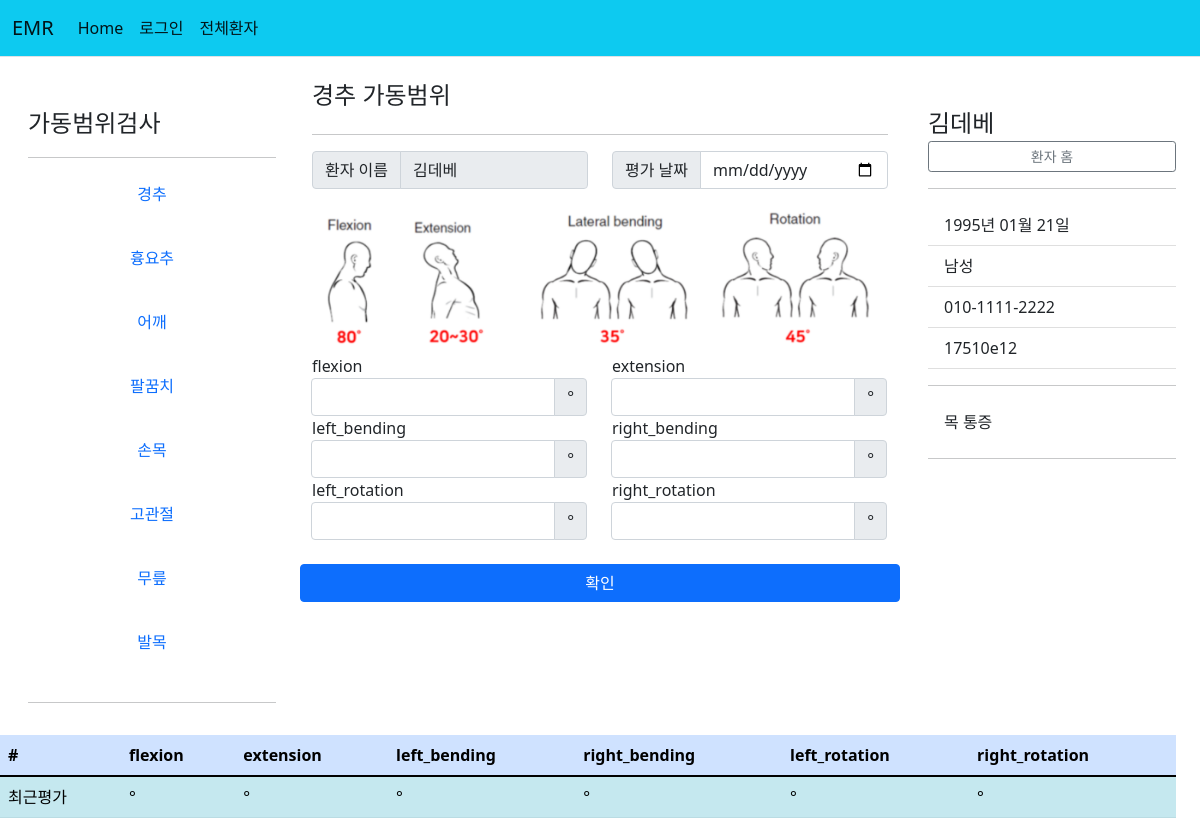
/patient/17510e12-9819-4d43-91fb-d013931eba92/경추/rom, run on an earlier commit of the app's database.
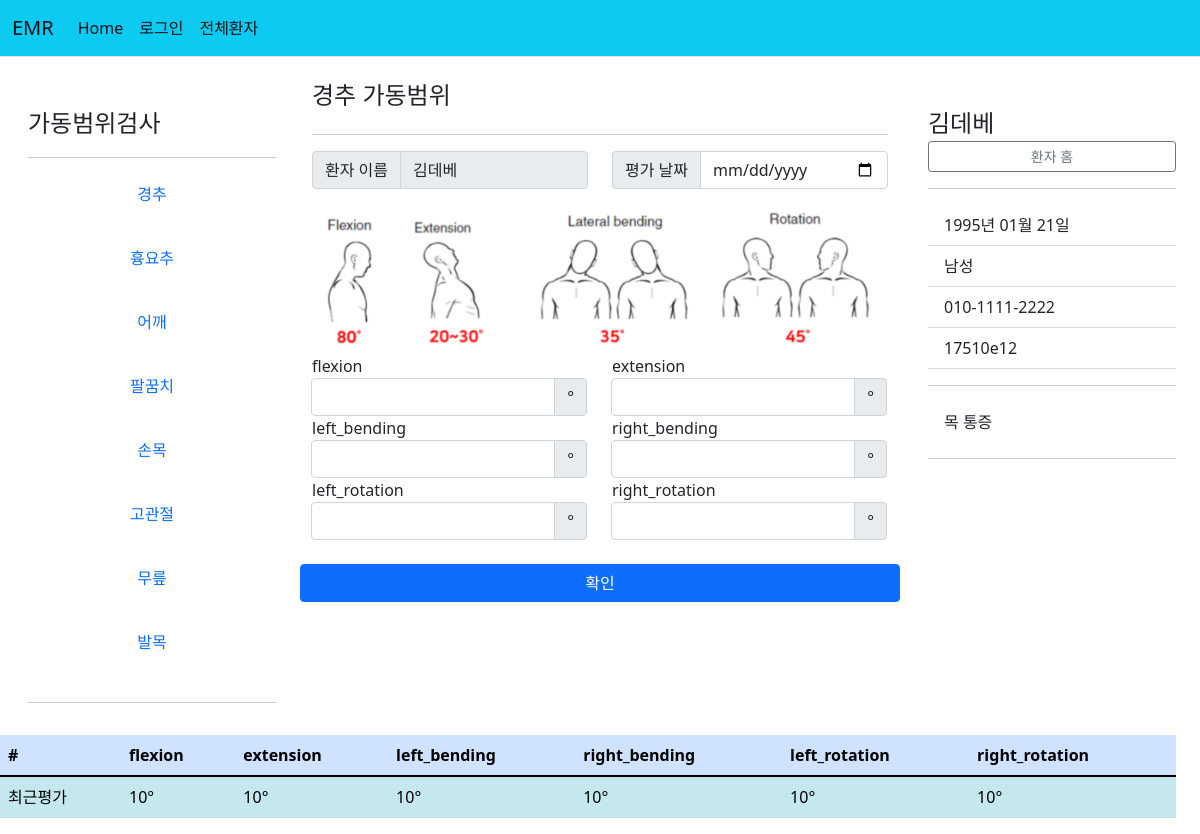
And on a later commit of the database.
### patient/models.py (models this page shows)
class NeckTrunck(models.Model):
    code = models.CharField(primary_key=True, max_length=36, default=uuid.uuid4)
    part = models.ForeignKey(Part, on_delete=models.CASCADE)
    patient = models.ForeignKey(Patient2, on_delete=models.CASCADE)
    date = models.DateField(default=timezone.now)
    flexion = models.IntegerField()
    extension = models.IntegerField()
    left_bending = models.IntegerField()
    right_bending = models.IntegerField()
    left_rotation = models.IntegerField()
    right_rotation = models.IntegerField()

### patient/views.py (the view, shortened to what this page needs)
# urls.py: path('<str:patient_id>/<str:part>/rom', views.rom_form, name='rom_form'),
def rom_form(request, patient_id, part):
    model_dic = {'경추':NeckTrunck, '흉요추':NeckTrunck, '어깨':ShoulderHip2, '고관절':ShoulderHip2, '팔꿈치':Elbow2, '무릎':Knee2, '손목':Wrist2, '발목':Ankle2}
    part_model = get_object_or_404(Part, pk=part)
    model = model_dic[part].objects.filter(patient=patient_id, part=part_model)
    first = model_dic[part].objects.filter(patient=patient_id, part=part_model).order_by('-date').first()
    patient = get_object_or_404(Patient2, pk=patient_id)
    if part in ['경추', '흉요추']:
        if request.method == 'POST':
            form = NeckTrunkForm(request.POST)
            if form.is_valid():
                rom = form.save(commit=False)
                rom.patient = patient
                rom.part = part_model
                rom.save()
                return redirect('patient:rom_form', patient_id=patient_id, part=part)
        else:
            form = NeckTrunkForm()
        context={'patient':patient, 'part':part_model, 'form':form, 'model':model, 'first':first}
        return render(request, 'patient/rom_form.html', context)

### patient/forms.py
class NeckTrunkForm(forms.ModelForm):
    class Meta:
        model = NeckTrunck
        fields = ['date', 'flexion', 'extension', 'left_bending', 'right_bending', 'left_rotation', 'right_rotation']

### patient/templatetags/patient_filter.py (called while the page is built)
@register.filter
def back2(value):
    ans=''
    if int(value)%2==0:
        ans = '여성'
    else:
        ans = '남성'
    return ans

@register.filter
def birth2(value, back):
    if back=='3' or back=='4':
        year = '20'+value[:2]
    else:
        year = '19'+value[:2]
    birth = year+'년 '+value[2:4]+'월 '+value[4:]+'일'
    return birth

@register.filter
def id_cut(value):
    return value[:8]

### templates/patient/rom_form.html (shortened to what the changed rows need)
{% extends "base.html" %}
{% load patient_filter %}
{% block content %}
{% load static %}
<div class="container-fluid">
  <div class="row">
  <div class="row">
    {% if part.part == '경추' or part.part == '흉요추' %}
    <table class="table table-border table-info table-striped">
      <thead>
      <tr class="table-primary">
          <th scope="col">#</th>
          <th scope="col">flexion</th>
          <th scope="col">extension</th>
          <th scope="col">left_bending</th>
          <th scope="col">right_bending</th>
          <th scope="col">left_rotation</th>
          <th scope="col">right_rotation</th>
      </tr>
      </thead>
      <tbody>
      <tr>
          <td>최근평가</td>
          <td>{{first.flexion}}°</td>
          <td>{{first.extension}}°</td>
          <td>{{first.left_bending}}°</td>
          <td>{{first.right_bending}}°</td>
          <td>{{first.left_rotation}}°</td>
          <td>{{first.right_rotation}}°</td>
      </tr>
      </tbody>
  {% endif %}
  </div>
</div>
{% endblock %}

What changed in the data, as far as the page shows it:
added NeckTrunck: flexion "10", extension "10", left_bending "10", right_bending "10", left_rotation "10", right_rotation "10"
